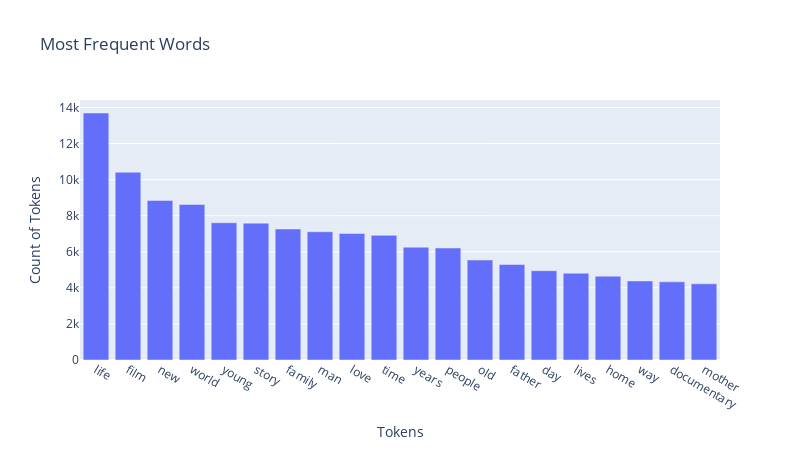

Notebook source saved alongside this figure:
### Code cell
words = bagofwords_CV.get_feature_names()
word_counts = X_train_transformed_CV.toarray().sum(axis=0)

plotly_most_frequent(words, word_counts)

### Figure 1 — Plotly figure (JSON) as saved in the notebook; plotly's stock layout.template omitted (floating-point values rounded to 4 significant figures)
{"data": [{"alignmentgroup": "True", "hovertemplate": "token=%{x}<br>count=%{y}<extra></extra>", "legendgroup": "", "marker": {"color": "#636efa", "pattern": {"shape": ""}}, "name": "", "offsetgroup": "", "orientation": "v", "showlegend": false, "textposition": "auto", "type": "bar", "x": ["life", "film", "new", "world", "young", "story", "family", "man", "love", "time", "years", "people", "old", "father", "day", "lives", "home", "way", "documentary", "mother"], "xaxis": "x", "y": [13692, 10408, 8842, 8620, 7609, 7584, 7262, 7110, 7013, 6911, 6252, 6208, 5543, 5294, 4951, 4808, 4648, 4383, 4333, 4223], "yaxis": "y"}], "layout": {"barmode": "relative", "height": 450, "legend": {"tracegroupgap": 0}, "title": {"text": "Most Frequent Words"}, "width": 800, "xaxis": {"anchor": "y", "autorange": true, "domain": [0, 1], "range": [-0.5, 19.5], "title": {"text": "Tokens"}, "type": "category"}, "yaxis": {"anchor": "x", "autorange": true, "domain": [0, 1], "range": [0, 14410.0], "title": {"text": "Count of Tokens"}, "type": "linear"}}}
